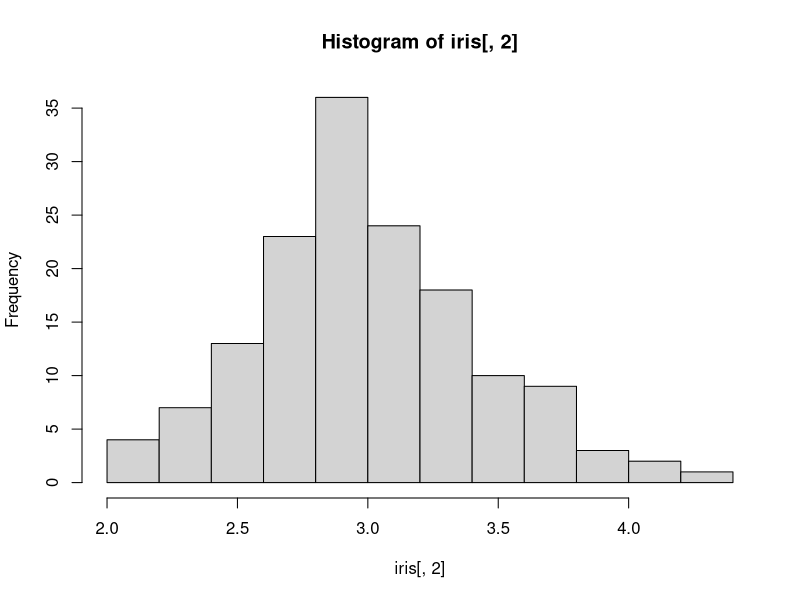
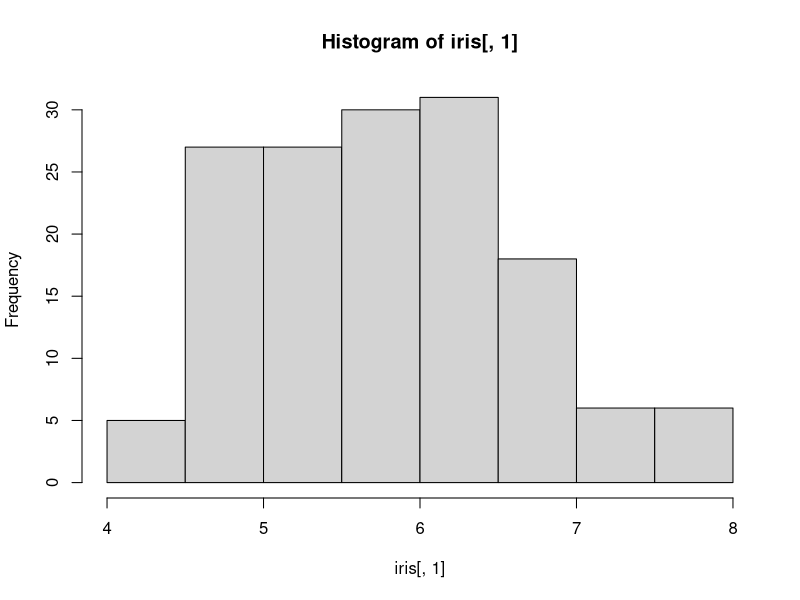

The R script that drew these images, in order:
# Criando Matrizes

# Número de Linhas
matrix (c(1,2,3,4,5,6), nr = 2)
matrix (c(1:6), nr = 2, byrow = TRUE)
matrix (c(1:6), nr = 3)
matrix (c(1:6), nr = 6)

# Número de Colunas
matrix (c(1:6), nc = 2)

help(matrix)

# A Matriz precisa um número de elementos que seja
# um múltiplo do número de linhas
matrix (c(1:5), nc = 2)

# Criando matrizes a partir de vetores 
# e preenchendo a partir das linhas
dados <- rep(1:10)
dados
matrix (data = dados, nr = 5, nc = 2, byrow = T)
matrix (data = dados, nr = 5, nc = 2)

# Fatiando a Matriz
mat <- matrix (c(2:5), nr = 2)
mat
mat [1,2]
mat [2,2]
mat [,2]
mat [2,]
View(iris)
iris [,2]
mean (iris[,2])
hist (iris[,2])
hist (iris[,1])

# Transposta da Matriz
m <- matrix (c(2,4,5,12), nr = 2, nc = 2)
m
t(m)

# Nomeando a Matriz
m1 <- matrix(c("Física", "Termo", "Matemática", "PO"), nr = 2)
m1

dimnames (m1) <- (list(c("Linha1", "Linha2"), 
                       c("Coluna1", "Coluna2")))
m1

# Indexando linhas e colunas no momento de criação da matriz
matrix (c(1:4), nr = 2, dimnames = list( c("Linha1", "Linha2")
                                         ,c("Coluna1", "Coluna2")))

# Combinando Matrizes
m2 <- matrix (c(2:5), nr = 2)
m2
m3 <- matrix (c(6:9), nr = 2)
m3

m4 <- cbind(m2, m3)
m4

m5 <- rbind(m2, m3)
m5



























